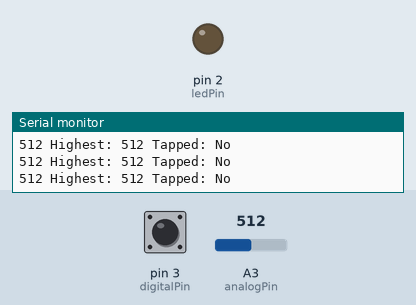
Simulated run of this sketch. Board: Arduino Uno, built with avr-gcc and run on an emulated ATmega328P. On the bench: output pins drawn as LEDs (lit = HIGH), the last lines printed to the serial monitor. Dashed ring = blinking. The inputs (shaded band) are chosen by the test bench; at power-on: pin 3 (digitalPin) LOW, A3 (analogPin) = 512.

Above: at 1.2 s.
1.3 s: pin 3 (digitalPin) driven HIGH
At 1.56 s:
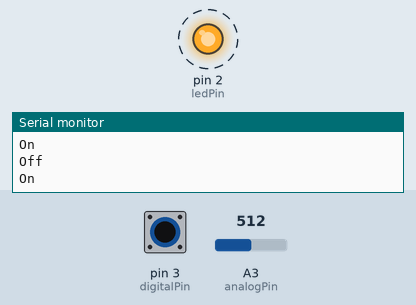
4.3 s: A3 (analogPin) set to 109
7.3 s: A3 (analogPin) set to 92
10.3 s: pin 3 (digitalPin) pulsed LOW 2 times (0.12 s each, 0.3 s apart)
At 13.2 s:
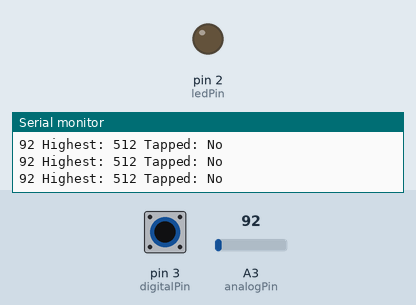
Timing chart, 0 to 14.7 s (numbered marks = the images above; inputs shaded):
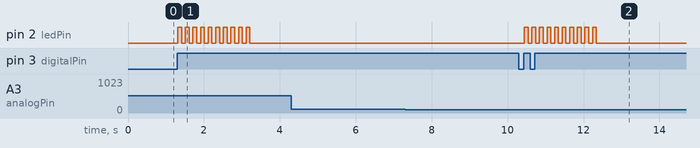

The sketch:

vibration_sensor_test.ino
```cpp
// Vibration sensor has two outputs, one analogue
// and one digital. I've connected these to A3 and
// D3.

int analogPin = A3;
int digitalPin = 3;
int ledPin = 2;
volatile bool tapped = false;

void setup() {
  // put your setup code here, to run once:
  Serial.begin(9600);
  while ( !Serial ) delay(100);   // wait for native usb
  Serial.println(F("Starting test."));
  pinMode(ledPin, OUTPUT);
  attachInterrupt(digitalPinToInterrupt(digitalPin), tap, RISING);
}

int highest = 0;

void loop() {
  // put your main code here, to run repeatedly:
  int val = analogRead(analogPin);  // read the input pin
  if (val > highest) {
    highest = val;
  }
  Serial.print(val);
  Serial.print(F(" Highest: "));
  Serial.print(highest);
  Serial.print(F(" Tapped: "));
  Serial.println(tapped ? F("Yes") : F("No"));

  if (tapped) {
    onTap();
    tapped = false;
  }
}

void onTap() {
  for (int i=0; i<10; i++) {
      Serial.println("On");
      digitalWrite(ledPin, HIGH);
      delay(100);
      Serial.println("Off");
      digitalWrite(ledPin, LOW);
      delay(100);
  }
}

void tap() {
  tapped = true;
}
```

Measured:
- after the input at 1.3 s, pin 2 (ledPin): alternates HIGH for 0.10 s and LOW for 0.10 s, 20 changes in all, then stays LOW, starting at once
- after the input at 10.3 s, pin 2 (ledPin): alternates HIGH for 0.10 s and LOW for 0.10 s, 20 changes in all, then stays LOW, starting after 0.14 s
